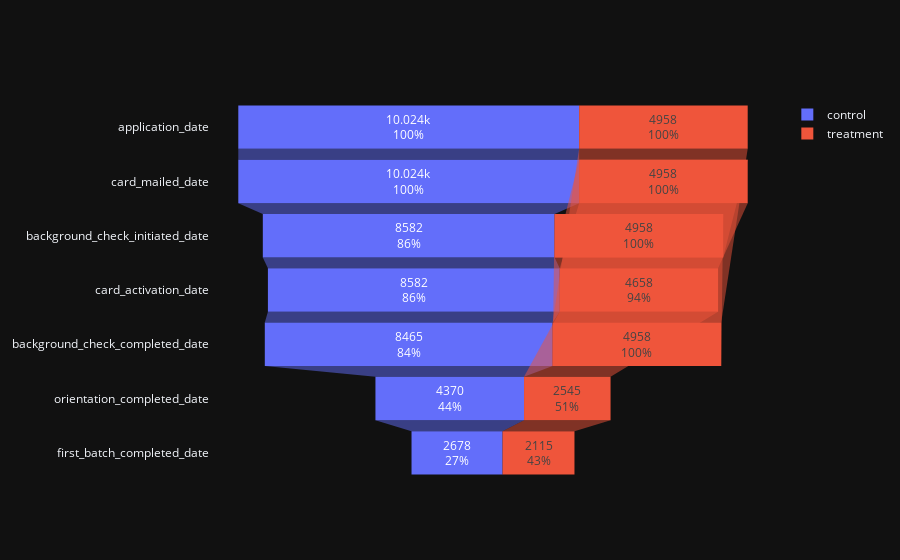

Write notebook code for a chart like this one.
### Code cell
fig = go.Figure(go.Funnel(
    y=df_control_converstion.index.get_level_values(1),
    x=df_control_converstion.applicant_id,
    name='control',
    textinfo="value+percent initial"))

fig.add_funnel(
    y=df_treat_converstion.index.get_level_values(1),
    x=df_treat_converstion.applicant_id,
    name='treatment',
    textinfo="value+percent initial")

fig.show()

### Figure 1 — Plotly figure (JSON) as saved in the notebook; plotly's stock layout.template omitted (floating-point values rounded to 4 significant figures)
{"data": [{"name": "control", "textinfo": "value+percent initial", "x": [10024, 10024, 8582, 8582, 8465, 4370, 2678], "y": ["application_date", "card_mailed_date", "background_check_initiated_date", "card_activation_date", "background_check_completed_date", "orientation_completed_date", "first_batch_completed_date"], "type": "funnel"}, {"name": "treatment", "textinfo": "value+percent initial", "x": [4958, 4958, 4958, 4958, 4658, 2545, 2115], "y": ["application_date", "background_check_completed_date", "background_check_initiated_date", "card_mailed_date", "card_activation_date", "orientation_completed_date", "first_batch_completed_date"], "type": "funnel"}], "layout": {}}
